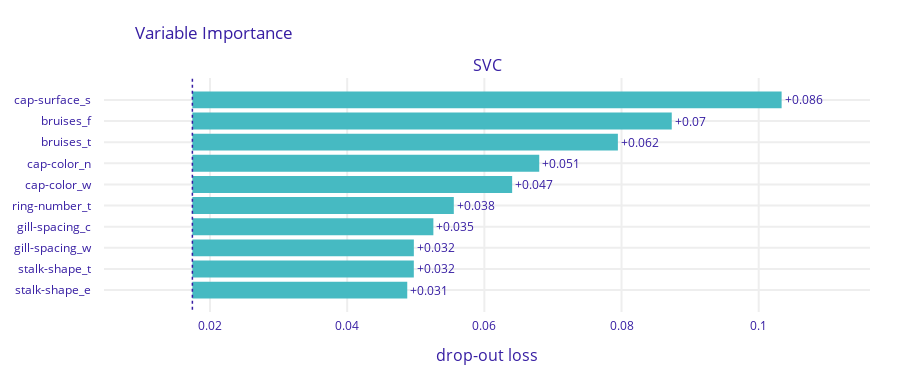

Notebook cell for this chart:
### Code cell
model_svc.model_explore()

### Figure 1 — Plotly figure (JSON) as saved in the notebook; plotly's stock layout.template omitted (floating-point values rounded to 4 significant figures)
{"data": [{"base": 0.01743, "hoverinfo": "text", "hoverlabel": {"bgcolor": "rgba(0,0,0,0.8)"}, "hovertext": ["Model: SVC loss after<br>variable: cap-surface_s is permuted: 0.103<br>Drop-out loss change: +0.086", "Model: SVC loss after<br>variable: bruises_f is permuted: 0.087<br>Drop-out loss change: +0.07", "Model: SVC loss after<br>variable: bruises_t is permuted: 0.079<br>Drop-out loss change: +0.062", "Model: SVC loss after<br>variable: cap-color_n is permuted: 0.068<br>Drop-out loss change: +0.051", "Model: SVC loss after<br>variable: cap-color_w is permuted: 0.064<br>Drop-out loss change: +0.047", "Model: SVC loss after<br>variable: ring-number_t is permuted: 0.056<br>Drop-out loss change: +0.038", "Model: SVC loss after<br>variable: gill-spacing_c is permuted: 0.053<br>Drop-out loss change: +0.035", "Model: SVC loss after<br>variable: gill-spacing_w is permuted: 0.05<br>Drop-out loss change: +0.032", "Model: SVC loss after<br>variable: stalk-shape_t is permuted: 0.05<br>Drop-out loss change: +0.032", "Model: SVC loss after<br>variable: stalk-shape_e is permuted: 0.049<br>Drop-out loss change: +0.031"], "marker": {"color": "#46bac2"}, "orientation": "h", "showlegend": false, "text": ["+0.086", "+0.07", "+0.062", "+0.051", "+0.047", "+0.038", "+0.035", "+0.032", "+0.032", "+0.031"], "textposition": "outside", "type": "bar", "x": [0.08591, 0.0699, 0.06204, 0.05057, 0.04662, 0.03812, 0.03514, 0.03229, 0.03229, 0.03133], "xaxis": "x", "y": ["cap-surface_s", "bruises_f", "bruises_t", "cap-color_n", "cap-color_w", "ring-number_t", "gill-spacing_c", "gill-spacing_w", "stalk-shape_t", "stalk-shape_e"], "yaxis": "y"}], "layout": {"annotations": [{"font": {"size": 16}, "showarrow": false, "text": "SVC", "x": 0.5, "xanchor": "center", "xref": "paper", "y": 1, "yanchor": "bottom", "yref": "paper"}, {"font": {"size": 16}, "showarrow": false, "text": "drop-out loss", "x": 0.5, "xanchor": "center", "xref": "paper", "y": 0, "yanchor": "top", "yref": "paper", "yshift": -30}], "font": {"color": "#371ea3"}, "height": 383, "margin": {"b": 71, "r": 30, "t": 78}, "shapes": [{"line": {"color": "#371ea3", "dash": "dot", "width": 1.5}, "type": "line", "x0": 0.01743, "x1": 0.01743, "xref": "x", "y0": -1, "y1": 10, "yref": "y"}], "title": {"text": "Variable Importance", "x": 0.15}, "xaxis": {"anchor": "y", "automargin": true, "domain": [0, 1], "fixedrange": true, "gridwidth": 2, "range": [0.004539, 0.1162], "tickcolor": "white", "ticklen": 3, "ticks": "outside", "type": "linear", "zeroline": false}, "yaxis": {"anchor": "x", "automargin": true, "autorange": "reversed", "domain": [0, 1], "fixedrange": true, "gridwidth": 2, "tickcolor": "white", "ticklen": 10, "ticks": "outside", "type": "category"}}}
